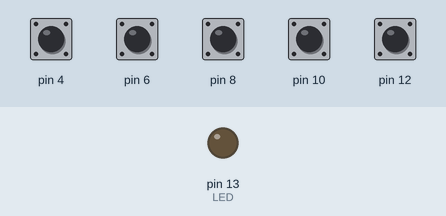
Recording of a sketch running on a simulated Arduino Uno, built with avr-gcc and run on an emulated ATmega328P. Shown: output pins drawn as LEDs (lit = HIGH). The test bench sets the inputs (shaded band); at power-on: pin 4, pin 6, pin 8, pin 10, pin 12 HIGH. What the sketch prints to the serial monitor is not drawn.

Above: at 1.2 s.
1.3 s: pin 4 pulled LOW for 0.15 s
At 1.39 s:
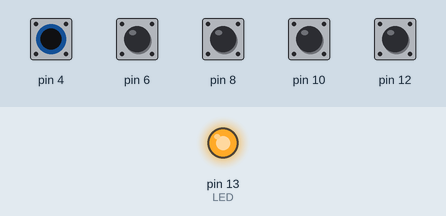
2.9 s: pin 6 pulled LOW for 0.15 s
At 4.1 s:
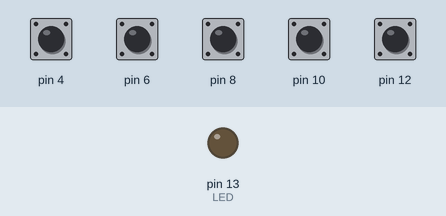
4.5 s: pin 8 pulled LOW for 0.15 s
At 4.59 s:
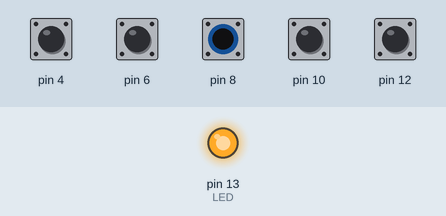
6.1 s: pin 10 pulled LOW for 0.15 s
At 7.4 s:
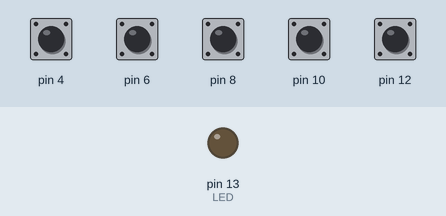
7.7 s: pin 12 pulled LOW for 0.15 s
At 7.78 s:
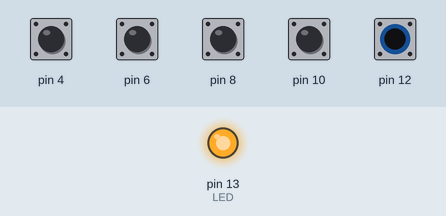
9.3 s: pin 4 pulled LOW for 1 s
At 11.0 s:
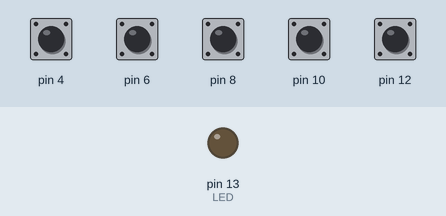
Timing chart, 0 to 12.5 s (numbered marks = the images above; inputs shaded):
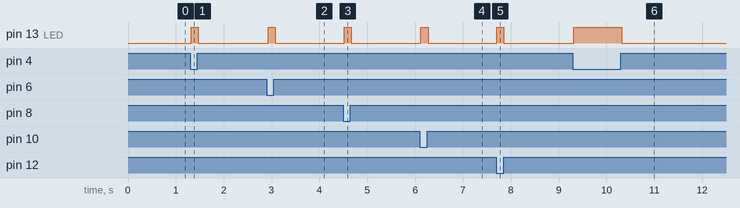

The sketch:

CapSoundObjects_Arduino.ino
```cpp
/**************************************************************************************
   Capacitive Touch Sound Objects by A Berkoy.

   Uses touch-triggered conductive materials for unconventional sound interface.
   (Create sensors from copper, aluminum foil, metal cutlery, food, conductive ink, etc.)
   Sends sensor data from Arduino over Serial to trigger sound files in Processing.

   This code is modiefied from Capacitive Touch Sense Materials Test Code, by Chris Taylor for SparkFun
   Download here: http://cdn.sparkfun.com/Homepage/CapSense_Materials.zip

   The code utilizes the CapacitiveSense library written by by Paul Badger.
   The example circuit, library description, and explanation can be found here:
   http://arduino.cc/playground/Main/CapacitiveSensor?from=Main.CapSense

   The connections of the individual circuits and their respective send/receive
   pins is as follows:

    Digital Pins 3 & 4 -- sensor1 send & receive
    Digital Pins 5 & 6 -- sensor2 send & receive
    Digital Pins 7 & 8 -- sensor3 send & receive
    Digital Pins 9 & 10 -- sensor4 send & receive
    Digital Pins 11 & 12 -- sensor5 send & receive

    Sendpin should be the pin connected directly to the resistor.
    Resistor value impacts sensor sensitivity. Try resistors in 50K- 50M range.
    (I am using 460K.)

    Digital Pin 13 -- LED indicator input pin

   This code initializes the CapSense pins, and then checks for a threshold level (100)
   of the arbitrary units returned by the CapacitiveSensor function. It toggles the
   LED when it detects a change and writes which sensor was touched to Serial.


**************************************************************************************/

#include <CapacitiveSensor.h>

#define LED 13

// INITIALIZE CAPSENSE PINS
// CapacitiveSensor(sendpin, recvpin)
CapacitiveSensor   sensor1 = CapacitiveSensor(3, 4);
CapacitiveSensor   sensor2 = CapacitiveSensor(5, 6);
CapacitiveSensor   sensor3 = CapacitiveSensor(7, 8);
CapacitiveSensor   sensor4 = CapacitiveSensor(9, 10);
CapacitiveSensor   sensor5 = CapacitiveSensor(11, 12);

void setup()
{
  // SET UP COMMUNICATIONS AND LED
  Serial.begin(9600);
  pinMode(LED, OUTPUT);

  // CALIBRATE CAPACITIVE SENSE PIN TIMING
  // Setting this value to 0xFFFFFFFF turns off autocalibrate (see library page)
  sensor1.set_CS_AutocaL_Millis(0xFFFFFFFF);
  sensor2.set_CS_AutocaL_Millis(0xFFFFFFFF);
  sensor3.set_CS_AutocaL_Millis(0xFFFFFFFF);
  sensor4.set_CS_AutocaL_Millis(0xFFFFFFFF);
  sensor5.set_CS_AutocaL_Millis(0xFFFFFFFF);
}

void loop()
{
  // SAMPLE SENSOR CAPACITANCE
  // These functions sample the receive pins of the sensors 30 times. The largest
  // sample is subtracted from the smallest sample and returns the total. This
  // number is in arbitrary units.
  long total1 =  sensor1.capacitiveSensor(30);
  long total2 =  sensor2.capacitiveSensor(30);
  long total3 =  sensor3.capacitiveSensor(30);
  long total4 =  sensor4.capacitiveSensor(30);
  long total5 =  sensor5.capacitiveSensor(30);

  // CHECK THRESHOLD AND REACT
  // If the returned value is greater than set threshold, light the
  // LED and print which sensor was touched.
  //Modify threshold values to change sensitivity of sensor.
  if (total1 > 100) {
    Serial.write(1);
    digitalWrite(LED, HIGH);
  }
  else if (total2 > 100) {
    Serial.write(2);
    digitalWrite(LED, HIGH);
  }
  else if (total3 > 100) {
    Serial.write(3);
    digitalWrite(LED, HIGH);
  }
  else if (total4 > 100) {
    Serial.write(4);
    digitalWrite(LED, HIGH);
  }
  else if (total5 > 100) {
    Serial.write(5);
    digitalWrite(LED, HIGH);
  }
  else {
    digitalWrite(LED, LOW);
  }

  delay(10); // Delay so we don't print too fast

  //Monitor sensor values
  //Serial.println(total1);
  //Serial.println(total2);
  //Serial.println(total3);
}
```

Measured:
- after the input at 1.3 s, pin 13 (LED): LOW → HIGH at once, → LOW 0.15 s later
- after the input at 2.9 s, pin 13 (LED): LOW → HIGH at once, → LOW 0.15 s later
- after the input at 4.5 s, pin 13 (LED): LOW → HIGH at once, → LOW 0.15 s later
- after the input at 6.1 s, pin 13 (LED): LOW → HIGH at once, → LOW 0.15 s later
- after the input at 7.7 s, pin 13 (LED): LOW → HIGH at once, → LOW 0.15 s later
- after the input at 9.3 s, pin 13 (LED): LOW → HIGH at once, → LOW 1.0 s later
